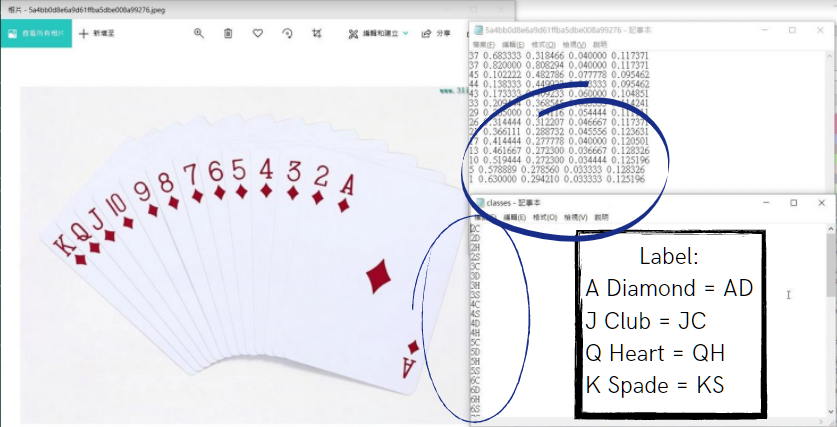
#> input picture image/03.png, 837 x 427 px, given in place of predictions.jpg, which was not available
$ jupyter execute poker_yolov4.ipynb   (shell and % lines are left out)   (text cells are left out)
#> lines starting #> are read from the running program, lines starting #| are printed output that depends on the picture; pictures that were not available may be replaced by others from this repository, and a replacement may not be noted
[cell 1]
# change makefile to have GPU and OPENCV enabled
%cd darknet

[cell 2]
# verify CUDA

[cell 3]
# make darknet (builds darknet so that you can then use the darknet executable file to run or train object detectors)

[cell 4]
def imShow(path):
#> called with path = 'predictions.jpg'
  import cv2
  import matplotlib.pyplot as plt
  %matplotlib inline

  image = cv2.imread(path)
#> image is the input picture: shape (427, 837, 3); mean B, G, R 238.8, 234.5, 233.9
  height, width = image.shape[:2]
#> height = 427; width = 837
  resized_image = cv2.resize(image,(3*width, 3*height), interpolation = cv2.INTER_CUBIC)
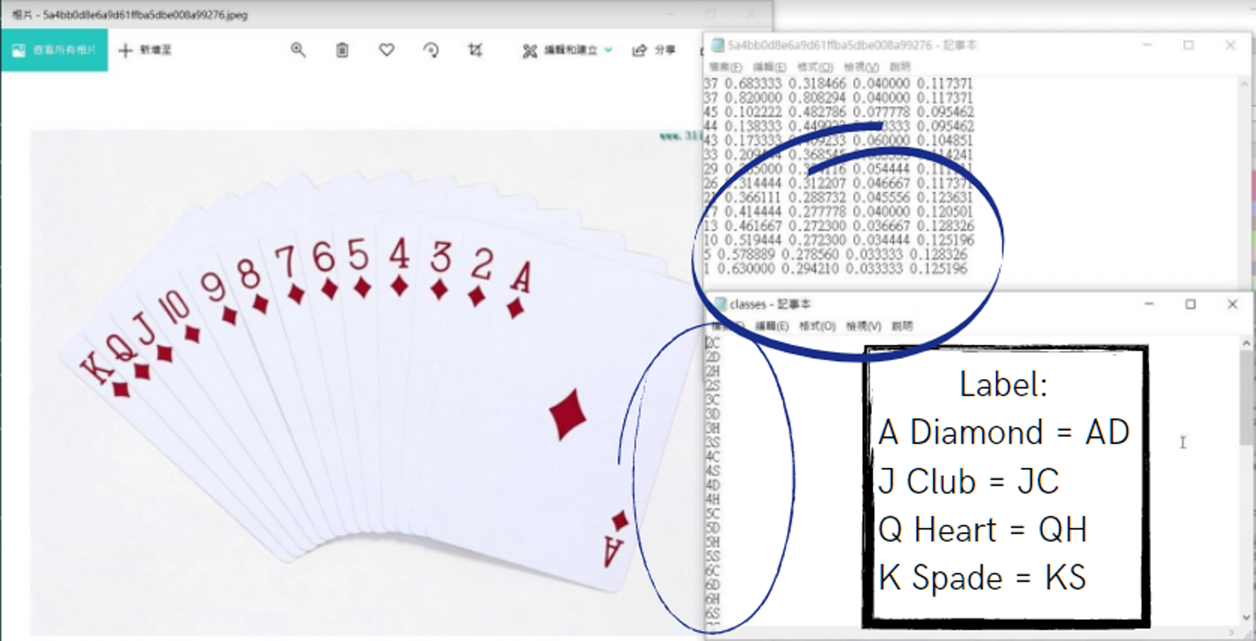
#> resized_image: shape (1281, 2511, 3) (shown at 1/2 size); mean B, G, R 238.7, 234.4, 233.8

  fig = plt.gcf()
  fig.set_size_inches(18, 10)
  plt.axis("off")
  plt.imshow(cv2.cvtColor(resized_image, cv2.COLOR_BGR2RGB))
  plt.show()

# use this to upload files
def upload():
  from google.colab import files
  uploaded = files.upload()
  for name, data in uploaded.items():
    with open(name, 'wb') as f:
      f.write(data)
      print ('saved file', name)

# use this to download a file
def download(path):
  from google.colab import files
  files.download(path)

[cell 5]
imShow('predictions.jpg')

[cell 6]
from google.colab import drive
drive.mount('/content/gdrive')

[cell 7]
# !ln -s /content/gdrive/My\ Drive/ /mydrive

[cell 8]
# upload the generate_train.py and generate_test.py script to cloud VM from Google Drive

[cell 9]

# !ls ./data

[cell 10]
'''
function ClickConnect(){
console.log("Working");
document
  .querySelector('#top-toolbar > colab-connect-button')
  .shadowRoot.querySelector('#connect')
  .click()
}
setInterval(ClickConnect,60000)
'''

[cell 11]
imShow('chart.png')
#> call 2 of imShow, with path = 'chart.png'
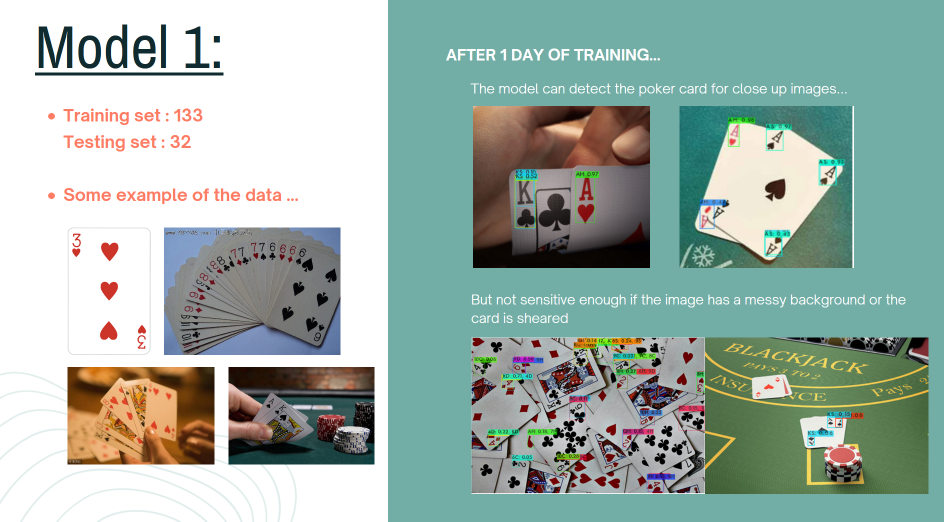
#> input picture image/04.png, 1888 x 1043 px, given in place of chart.png, which was not available (shown at 1/2 size)
#> in imShow, image is the input picture: shape (1043, 1888, 3); mean B, G, R 169.2, 177.6, 158.8
#> in imShow (call 2), `resized_image = cv2.resize(image,(3*width, 3*height), interpolation = ..`:
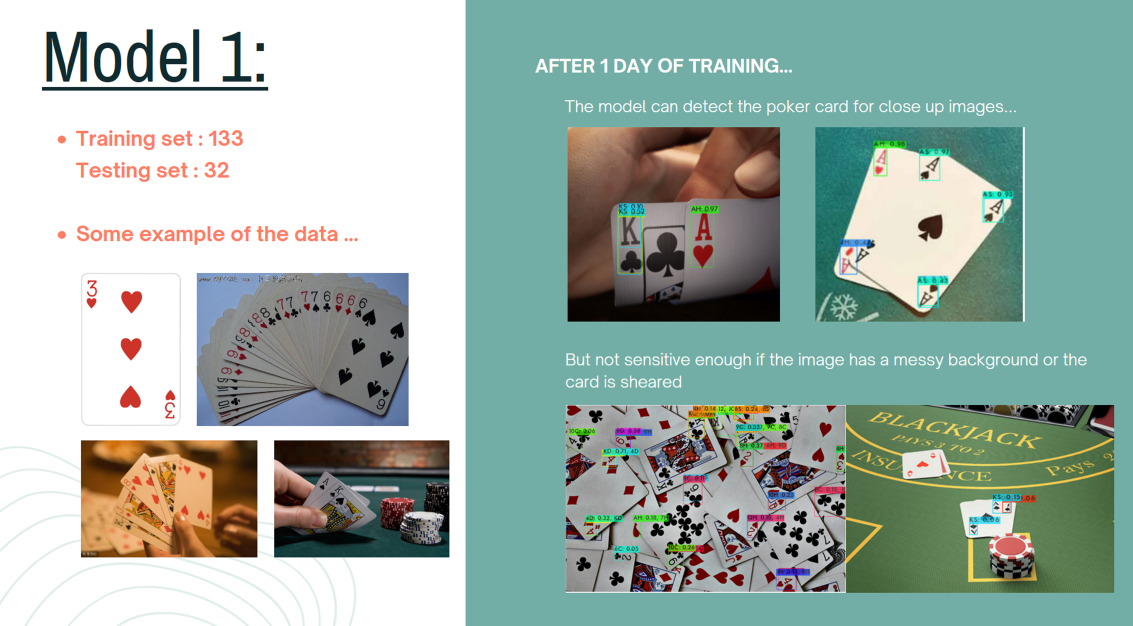
#> resized_image: shape (3129, 5664, 3) (shown at 1/5 size); mean B, G, R 169.2, 177.6, 158.8

[cell 12]
# need to set our custom cfg to test mode
%cd cfg
%cd ..

[cell 13]
imShow('predictions.jpg')
